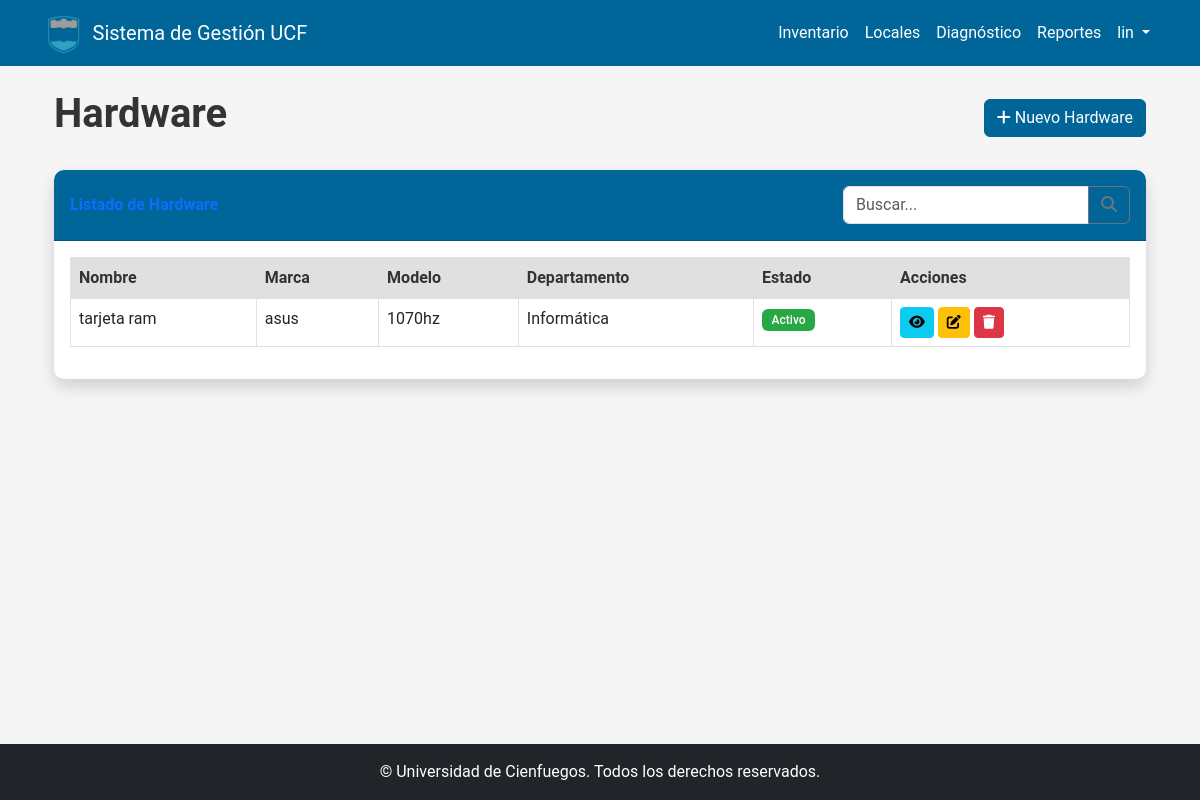
The page /inventario/hardware/ (signed in) on the database as committed earlier.
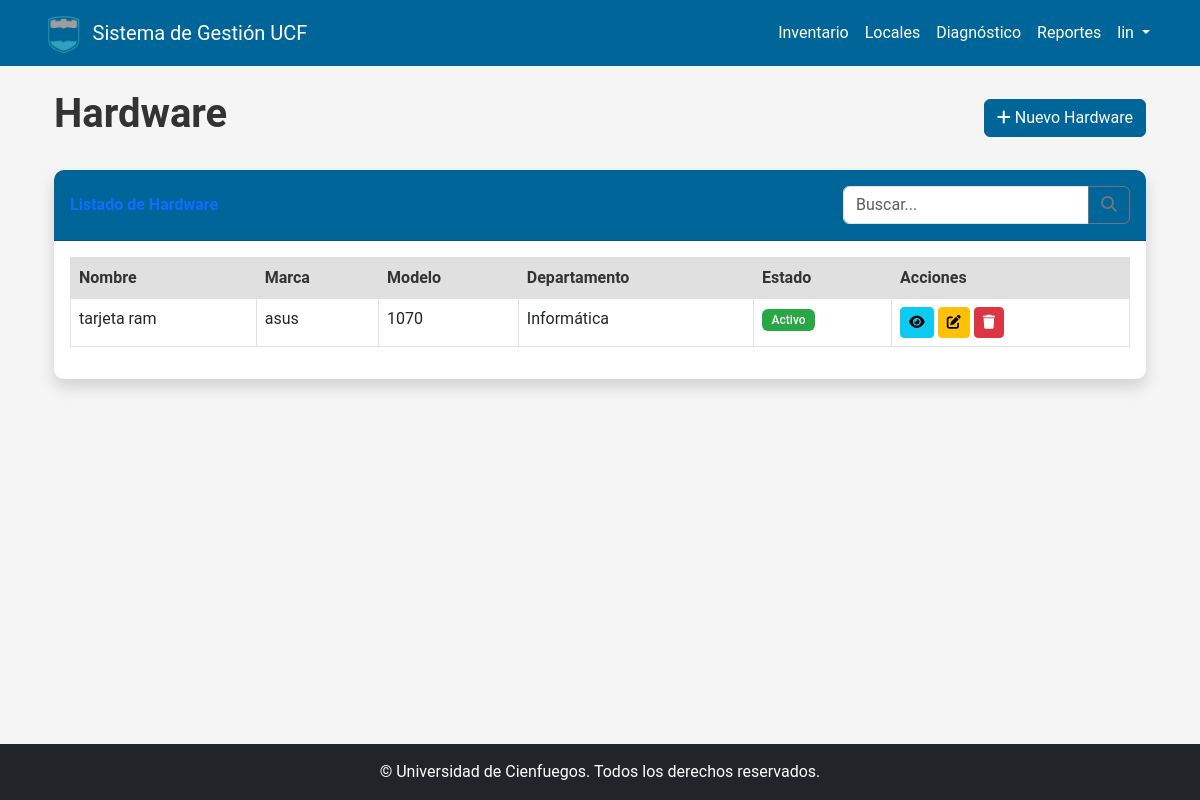
The same page on the database as committed later.
### inventario/models.py (models this page shows, shortened)
class Hardware(models.Model):
    activo = models.OneToOneField(
        Activo, on_delete=models.CASCADE, primary_key=True)
    marca = models.CharField(max_length=100)
    modelo = models.CharField(max_length=100)
    numero_serie = models.CharField(max_length=100, unique=True)
    especificaciones = models.TextField(blank=True, null=True)
    fecha_garantia = models.DateField(blank=True, null=True)
    periodicidad_mantenimiento = models.IntegerField(
        help_text="Periodicidad en días", default=180)
    class Meta:
        verbose_name = "Hardware"
        verbose_name_plural = "Hardware"

class Activo(models.Model):
    TIPO_CHOICES = [
        ('hardware', 'Hardware'),
        ('software', 'Software'),
    ]
    ESTADO_CHOICES = [
        ('activo', 'Activo'),
        ('en_mantenimiento', 'En Mantenimiento'),
        ('obsoleto', 'Obsoleto'),
        ('baja', 'De Baja'),
    ]
    tipo = models.CharField(max_length=20, choices=TIPO_CHOICES)
    nombre = models.CharField(max_length=200)
    descripcion = models.TextField(blank=True, null=True)
    fecha_adquisicion = models.DateField()
    valor_adquisicion = models.DecimalField(max_digits=10, decimal_places=2)
    estado = models.CharField(
        max_length=20, choices=ESTADO_CHOICES, default='activo')
    departamento = models.ForeignKey(
        Departamento, on_delete=models.CASCADE, related_name='activos')
    ubicacion = models.CharField(max_length=100, blank=True, null=True)
    imagen = models.ImageField(upload_to='activos/', blank=True, null=True)
    fecha_baja = models.DateField(blank=True, null=True)
    motivo_baja = models.TextField(blank=True, null=True)
    fecha_creacion = models.DateTimeField(auto_now_add=True)
    fecha_actualizacion = models.DateTimeField(auto_now=True)
    creado_por = models.ForeignKey(
        User, on_delete=models.SET_NULL, null=True, related_name='activos_creados')
    actualizado_por = models.ForeignKey(
        User, on_delete=models.SET_NULL, null=True, related_name='activos_actualizados')
    class Meta:
        verbose_name = "Activo"
        verbose_name_plural = "Activos"
        ordering = ['-fecha_adquisicion']

### usuarios/models.py (models this page shows, shortened)
class Departamento(models.Model):
    nombre = models.CharField(max_length=100)
    descripcion = models.TextField(blank=True, null=True)
    ubicacion = models.CharField(max_length=100, blank=True, null=True)
    responsable = models.ForeignKey(
        User, on_delete=models.SET_NULL, null=True, related_name='departamentos_a_cargo')
    class Meta:
        verbose_name = "Departamento"
        verbose_name_plural = "Departamentos"

### inventario/views.py (the view, shortened to what this page needs)
# urls.py: path('hardware/', views.hardware_list, name='hardware_list'),
@login_required
def hardware_list(request):
    hardware_list = Hardware.objects.all().select_related(
        'activo', 'activo__departamento')
    search = request.GET.get('search', '')
    departamento = request.GET.get('departamento', '')
    estado = request.GET.get('estado', '')
    if departamento:
        hardware_list = hardware_list.filter(
            activo__departamento_id=departamento)
    if estado:
        hardware_list = hardware_list.filter(activo__estado=estado)
    return render(request, 'inventario/hardware_list.html', {
        'hardware_list': hardware_list,
        'search': search,
        'departamento': departamento,
        'estado': estado
    })

### templates/inventario/hardware_list.html (shortened to what this page needs)
{% extends 'base/base.html' %}
{% block content %}
<div class="container">
    <div class="d-flex justify-content-between align-items-center mb-4">
        <h1>Hardware</h1>
        <a href="{% url 'hardware_new' %}" class="btn btn-primary">
            <i class="fas fa-plus"></i> Nuevo Hardware
        </a>
    </div>
    <div class="card shadow mb-4">
        <div class="card-header py-3 d-flex flex-wrap justify-content-between align-items-center">
            <h6 class="m-0 font-weight-bold text-primary">Listado de Hardware</h6>
            <form method="get" class="d-flex mt-2 mt-md-0">
                <div class="input-group">
                    <input type="text" class="form-control" placeholder="Buscar..." name="search" value="{{ search }}">
                    <button class="btn btn-outline-secondary" type="submit">
                        <i class="fas fa-search"></i>
                    </button>
                </div>
            </form>
        </div>
        <div class="card-body">
            <div class="table-responsive">
                <table class="table table-bordered table-hover" width="100%" cellspacing="0">
                    <thead class="table-light">
                        <tr>
                            <th>Nombre</th>
                            <th>Marca</th>
                            <th>Modelo</th>
                            <th>Departamento</th>
                            <th>Estado</th>
                            <th>Acciones</th>
                        </tr>
                    </thead>
                    <tbody>
                        {% if hardware_list %}
                            {% for hardware in hardware_list %}
                                <tr>
                                    <td>{{ hardware.activo.nombre }}</td>
                                    <td>{{ hardware.marca }}</td>
                                    <td>{{ hardware.modelo }}</td>
                                    <td>{{ hardware.activo.departamento.nombre }}</td>
                                    <td>
                                        {% if hardware.activo.estado == 'activo' %}
                                            <span class="badge bg-success">Activo</span>
                                        {% elif hardware.activo.estado == 'en_mantenimiento' %}
                                            <span class="badge bg-warning">En Mantenimiento</span>
                                        {% elif hardware.activo.estado == 'obsoleto' %}
                                            <span class="badge bg-danger">Obsoleto</span>
                                        {% elif hardware.activo.estado == 'baja' %}
                                            <span class="badge bg-secondary">De Baja</span>
                                        {% endif %}
                                    </td>
                                    <td>
                                        <a href="{% url 'hardware_detail' pk=hardware.activo.id %}" class="btn btn-sm btn-info">
                                            <i class="fas fa-eye"></i>
                                        </a>
                                        <a href="{% url 'hardware_edit' pk=hardware.activo.id %}" class="btn btn-sm btn-warning">
                                            <i class="fas fa-edit"></i>
                                        </a>
                                        <a href="{% url 'hardware_delete' pk=hardware.activo.id %}" class="btn btn-sm btn-danger">
                                            <i class="fas fa-trash"></i>
                                        </a>
                                    </td>
                                </tr>
                            {% endfor %}
                        {% else %}
                            <tr>
                                <td colspan="6" class="text-center">No hay registros disponibles</td>
                            </tr>
                        {% endif %}
                    </tbody>
                </table>
            </div>
        </div>
    </div>
</div>
{% endblock %}

Rows that differ between the two databases and show on the page:
changed Hardware "asus": modelo "1070hz" → "1070"
